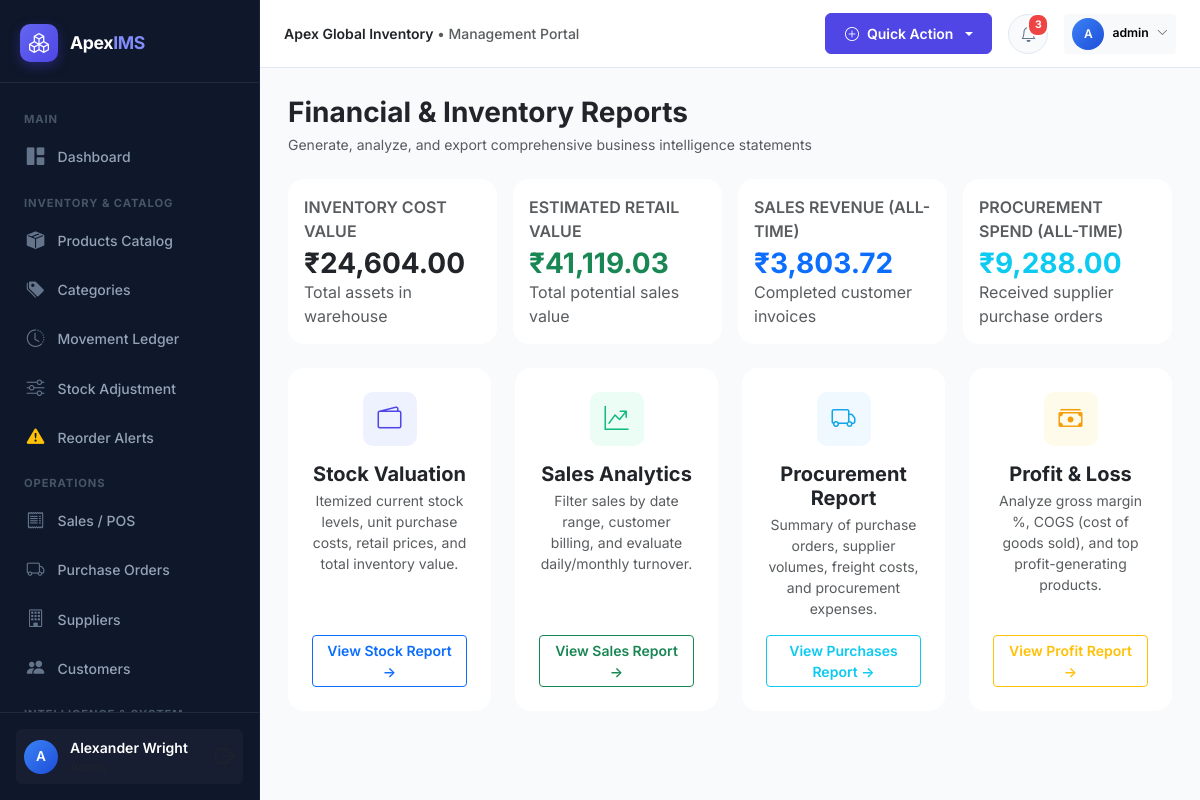
The app's page /reports (signed in) with its own data.
### models/user.py (models this page shows, shortened)
class User(UserMixin, db.Model):
    __tablename__ = 'users'
    id = db.Column(db.Integer, primary_key=True)
    username = db.Column(db.String(64), unique=True, nullable=False, index=True)
    email = db.Column(db.String(120), unique=True, nullable=False, index=True)
    password_hash = db.Column(db.String(256), nullable=False)
    full_name = db.Column(db.String(100), nullable=False)
    phone = db.Column(db.String(25))
    role_id = db.Column(db.Integer, db.ForeignKey('roles.id'), nullable=False)
    is_active = db.Column(db.Boolean, default=True)
    last_login = db.Column(db.DateTime)
    created_at = db.Column(db.DateTime, default=datetime.utcnow)
    updated_at = db.Column(db.DateTime, default=datetime.utcnow, onupdate=datetime.utcnow)
    role = db.relationship('Role', back_populates='users')
    purchases = db.relationship('PurchaseOrder', back_populates='user', lazy='dynamic')
    sales = db.relationship('Sale', back_populates='user', lazy='dynamic')
    inventory_transactions = db.relationship('InventoryTransaction', back_populates='user', lazy='dynamic')
    stock_adjustments = db.relationship('StockAdjustment', back_populates='user', lazy='dynamic')
    audit_logs = db.relationship('AuditLog', back_populates='user', lazy='dynamic')
    def has_role(self, *role_names):
        if not self.role:
            return False
        return self.role.name in role_names
    @property
    def is_admin(self):
        return self.role and self.role.name == 'Admin'

### routes/reports.py (the view)
@reports_bp.route('/reports')
@login_required
def index():
    all_products = Product.query.all()
    total_inventory_cost = sum(p.inventory_value for p in all_products)
    total_retail_value = sum(p.retail_value for p in all_products)
    potential_profit = total_retail_value - total_inventory_cost
    total_sales_revenue = db.session.query(func.coalesce(func.sum(Sale.total_amount), 0.0)).filter(Sale.status == 'Completed').scalar()
    total_purchases_spent = db.session.query(func.coalesce(func.sum(PurchaseOrder.total_amount), 0.0)).filter(PurchaseOrder.status == 'Received').scalar()
    low_stock_count = sum(1 for p in all_products if p.is_low_stock)
    out_of_stock_count = sum(1 for p in all_products if p.is_out_of_stock)
    return render_template(
        'reports/index.html',
        total_inventory_cost=total_inventory_cost,
        total_retail_value=total_retail_value,
        potential_profit=potential_profit,
        total_sales_revenue=total_sales_revenue,
        total_purchases_spent=total_purchases_spent,
        low_stock_count=low_stock_count,
        out_of_stock_count=out_of_stock_count
    )

### models/product.py (called while the page is built)
    @property
    def is_low_stock(self):
        return 0 < self.current_stock <= self.min_stock_level

    @property
    def is_out_of_stock(self):
        return self.current_stock <= 0

    @property
    def inventory_value(self):
        return round(self.current_stock * self.purchase_price, 2)

    @property
    def retail_value(self):
        return round(self.current_stock * self.selling_price, 2)

### utils/helpers.py (called while the page is built)
def format_currency(value):
    try:
        val = float(value or 0)
        return f"{Config.CURRENCY_SYMBOL}{val:,.2f}"
    except (ValueError, TypeError):
        return f"{Config.CURRENCY_SYMBOL}0.00"

### templates/reports/index.html (shortened to what this page needs)
{% extends "base.html" %}
{% block content %}
<div class="d-flex align-items-center justify-content-between mb-4 flex-wrap gap-2">
  <div>
    <h3 class="fw-bold text-dark mb-1">Financial & Inventory Reports</h3>
    <p class="text-muted small mb-0">Generate, analyze, and export comprehensive business intelligence statements</p>
  </div>
</div>
<div class="row g-3 mb-4">
  <div class="col-md-3 col-sm-6">
    <div class="card border-0 shadow-card p-3 rounded-4">
      <span class="text-muted extra-small text-uppercase fw-semibold">Inventory Cost Value</span>
      <h3 class="fw-bold text-dark mt-1 mb-0">{{ total_inventory_cost|currency }}</h3>
      <span class="text-muted extra-small">Total assets in warehouse</span>
    </div>
  </div>
  <div class="col-md-3 col-sm-6">
    <div class="card border-0 shadow-card p-3 rounded-4">
      <span class="text-muted extra-small text-uppercase fw-semibold">Estimated Retail Value</span>
      <h3 class="fw-bold text-success mt-1 mb-0">{{ total_retail_value|currency }}</h3>
      <span class="text-muted extra-small">Total potential sales value</span>
    </div>
  </div>
  <div class="col-md-3 col-sm-6">
    <div class="card border-0 shadow-card p-3 rounded-4">
      <span class="text-muted extra-small text-uppercase fw-semibold">Sales Revenue (All-Time)</span>
      <h3 class="fw-bold text-primary mt-1 mb-0">{{ total_sales_revenue|currency }}</h3>
      <span class="text-muted extra-small">Completed customer invoices</span>
    </div>
  </div>
  <div class="col-md-3 col-sm-6">
    <div class="card border-0 shadow-card p-3 rounded-4">
      <span class="text-muted extra-small text-uppercase fw-semibold">Procurement Spend (All-Time)</span>
      <h3 class="fw-bold text-info mt-1 mb-0">{{ total_purchases_spent|currency }}</h3>
      <span class="text-muted extra-small">Received supplier purchase orders</span>
    </div>
  </div>
</div>
<div class="row g-4">
  <div class="col-md-6 col-lg-3">
    <div class="card border-0 shadow-card rounded-4 p-4 h-100 text-center">
      <div class="stat-icon primary mx-auto mb-3" style="width: 54px; height: 54px; font-size: 1.5rem;">
        <i class="bi bi-wallet2"></i>
      </div>
      <h5 class="fw-bold text-dark mb-1">Stock Valuation</h5>
      <p class="text-muted small mb-3">Itemized current stock levels, unit purchase costs, retail prices, and total inventory value.</p>
      <div class="mt-auto">
        <a href="{{ url_for('reports.stock_report') }}" class="btn btn-outline-primary btn-sm w-100 fw-semibold">
          View Stock Report &rarr;
        </a>
      </div>
    </div>
  </div>
  <div class="col-md-6 col-lg-3">
    <div class="card border-0 shadow-card rounded-4 p-4 h-100 text-center">
      <div class="stat-icon success mx-auto mb-3" style="width: 54px; height: 54px; font-size: 1.5rem;">
        <i class="bi bi-graph-up-arrow"></i>
      </div>
      <h5 class="fw-bold text-dark mb-1">Sales Analytics</h5>
      <p class="text-muted small mb-3">Filter sales by date range, customer billing, and evaluate daily/monthly turnover.</p>
      <div class="mt-auto">
        <a href="{{ url_for('reports.sales_report') }}" class="btn btn-outline-success btn-sm w-100 fw-semibold">
          View Sales Report &rarr;
        </a>
      </div>
    </div>
  </div>
  <div class="col-md-6 col-lg-3">
    <div class="card border-0 shadow-card rounded-4 p-4 h-100 text-center">
      <div class="stat-icon info mx-auto mb-3" style="width: 54px; height: 54px; font-size: 1.5rem;">
        <i class="bi bi-truck"></i>
      </div>
      <h5 class="fw-bold text-dark mb-1">Procurement Report</h5>
      <p class="text-muted small mb-3">Summary of purchase orders, supplier volumes, freight costs, and procurement expenses.</p>
      <div class="mt-auto">
        <a href="{{ url_for('reports.purchases_report') }}" class="btn btn-outline-info btn-sm w-100 fw-semibold">
          View Purchases Report &rarr;
        </a>
      </div>
    </div>
  </div>
  <div class="col-md-6 col-lg-3">
    <div class="card border-0 shadow-card rounded-4 p-4 h-100 text-center">
      <div class="stat-icon warning mx-auto mb-3" style="width: 54px; height: 54px; font-size: 1.5rem;">
        <i class="bi bi-cash-stack"></i>
      </div>
      <h5 class="fw-bold text-dark mb-1">Profit & Loss</h5>
      <p class="text-muted small mb-3">Analyze gross margin %, COGS (cost of goods sold), and top profit-generating products.</p>
      <div class="mt-auto">
        <a href="{{ url_for('reports.profit_report') }}" class="btn btn-outline-warning btn-sm w-100 fw-semibold">
          View Profit Report &rarr;
        </a>
      </div>
    </div>
  </div>
</div>
{% endblock %}

### templates/base.html (shortened to what this page needs)
<!DOCTYPE html>
<html lang="en">
<head>
  <link href="https://cdn.jsdelivr.net/npm/bootstrap@5.3.3/dist/css/bootstrap.min.css" rel="stylesheet">
  <link href="https://cdn.jsdelivr.net/npm/bootstrap-icons@1.11.3/font/bootstrap-icons.min.css" rel="stylesheet">
  <link href="{{ url_for('static', filename='css/style.css') }}" rel="stylesheet">
</head>
<body>
{% if current_user.is_authenticated %}
  <aside id="sidebar-wrapper">
    <div class="sidebar-brand">
      <div class="sidebar-brand-icon">
        <i class="bi bi-boxes"></i>
      </div>
      <div class="sidebar-brand-text">Apex<span>IMS</span></div>
    </div>
    <div class="sidebar-menu">
      <div class="sidebar-heading">Main</div>
      <a href="{{ url_for('dashboard.index') }}" class="nav-link-custom {% if request.endpoint == 'dashboard.index' %}active{% endif %}">
        <i class="bi bi-grid-1x2-fill"></i>
        <span>Dashboard</span>
      </a>
      <div class="sidebar-heading">Inventory & Catalog</div>
      <a href="{{ url_for('products.index') }}" class="nav-link-custom {% if request.endpoint and request.endpoint.startswith('products.') %}active{% endif %}">
        <i class="bi bi-box-seam-fill"></i>
        <span>Products Catalog</span>
      </a>
      <a href="{{ url_for('categories.index') }}" class="nav-link-custom {% if request.endpoint and request.endpoint.startswith('categories.') %}active{% endif %}">
        <i class="bi bi-tags-fill"></i>
        <span>Categories</span>
      </a>
      <a href="{{ url_for('inventory.ledger') }}" class="nav-link-custom {% if request.endpoint == 'inventory.ledger' %}active{% endif %}">
        <i class="bi bi-clock-history"></i>
        <span>Movement Ledger</span>
      </a>
      <a href="{{ url_for('inventory.adjust') }}" class="nav-link-custom {% if request.endpoint == 'inventory.adjust' %}active{% endif %}">
        <i class="bi bi-sliders"></i>
        <span>Stock Adjustment</span>
      </a>
      <a href="{{ url_for('inventory.reorder') }}" class="nav-link-custom {% if request.endpoint == 'inventory.reorder' %}active{% endif %}">
        <i class="bi bi-exclamation-triangle-fill text-warning"></i>
        <span>Reorder Alerts</span>
      </a>
      <div class="sidebar-heading">Operations</div>
      <a href="{{ url_for('sales.index') }}" class="nav-link-custom {% if request.endpoint and request.endpoint.startswith('sales.') %}active{% endif %}">
        <i class="bi bi-receipt"></i>
        <span>Sales / POS</span>
      </a>
      <a href="{{ url_for('purchases.index') }}" class="nav-link-custom {% if request.endpoint and request.endpoint.startswith('purchases.') %}active{% endif %}">
        <i class="bi bi-truck"></i>
        <span>Purchase Orders</span>
      </a>
      <a href="{{ url_for('suppliers.index') }}" class="nav-link-custom {% if request.endpoint and request.endpoint.startswith('suppliers.') %}active{% endif %}">
        <i class="bi bi-building"></i>
        <span>Suppliers</span>
      </a>
      <a href="{{ url_for('customers.index') }}" class="nav-link-custom {% if request.endpoint and request.endpoint.startswith('customers.') %}active{% endif %}">
        <i class="bi bi-people-fill"></i>
        <span>Customers</span>
      </a>
      <div class="sidebar-heading">Intelligence & System</div>
    </div>
    <div class="sidebar-footer">
      <div class="user-badge">
        <div class="user-avatar-sm">
          {{ current_user.full_name[:1] }}
        </div>
        <div class="overflow-hidden flex-grow-1">
          <div class="text-white text-truncate fw-semibold small">{{ current_user.full_name }}</div>
          <div class="text-muted extra-small text-truncate" style="font-size:0.75rem;">{{ current_user.role.name }}</div>
        </div>
        <a href="{{ url_for('auth.logout') }}" class="text-muted hover-white ms-1" title="Sign Out">
          <i class="bi bi-box-arrow-right fs-5"></i>
        </a>
      </div>
    </div>
  </aside>
  <div id="page-content-wrapper">
    <nav class="top-navbar">
      <div class="d-flex align-items-center gap-3">
        <div class="d-none d-md-block text-muted small fw-medium">
          <span class="text-dark fw-semibold">{{ app_config.COMPANY_NAME }}</span> &bull; Management Portal
        </div>
      </div>
      <div class="d-flex align-items-center gap-3">
        <div class="dropdown">
          <button class="btn btn-sm btn-primary dropdown-toggle d-flex align-items-center gap-2" type="button" data-bs-toggle="dropdown">
            <i class="bi bi-plus-circle"></i>
            <span class="d-none d-sm-inline">Quick Action</span>
          </button>
        </div>
        <div class="dropdown">
          <button class="nav-icon-btn" type="button" data-bs-toggle="dropdown" aria-expanded="false">
            <i class="bi bi-bell"></i>
            <span id="notif-badge" class="pulse-badge" style="{% if unread_notifications_count == 0 %}display:none;{% endif %}">
              {{ unread_notifications_count }}
            </span>
          </button>
        </div>
        <div class="dropdown">
          <button class="btn btn-sm btn-light border-0 d-flex align-items-center gap-2" type="button" data-bs-toggle="dropdown">
            <div class="user-avatar-sm" style="width: 32px; height: 32px; font-size: 0.75rem;">
              {{ current_user.full_name[:1] }}
            </div>
            <span class="d-none d-md-inline small fw-semibold">{{ current_user.username }}</span>
            <i class="bi bi-chevron-down extra-small text-muted" style="font-size:0.7rem;"></i>
          </button>
        </div>
      </div>
    </nav>
    <main class="main-body-container">
      {% block content %}{% endblock %}
    </main>
  </div>
{% else %}
  <main class="w-100 min-vh-100 d-flex align-items-center justify-content-center p-3">
    {% block auth_content %}{% endblock %}
  </main>
{% endif %}
</body>
</html>

### records on screen
User: full_name "A", full_name "Alexander Wright", username "admin"

### other values on screen
{{ app_config.COMPANY_NAME }} "Apex Global Inventory"
{{ unread_notifications_count }} "3"
{{ total_inventory_cost|currency }} "₹24,604.00"
{{ total_retail_value|currency }} "₹41,119.03"
{{ total_sales_revenue|currency }} "₹3,803.72"
{{ total_purchases_spent|currency }} "₹9,288.00"
